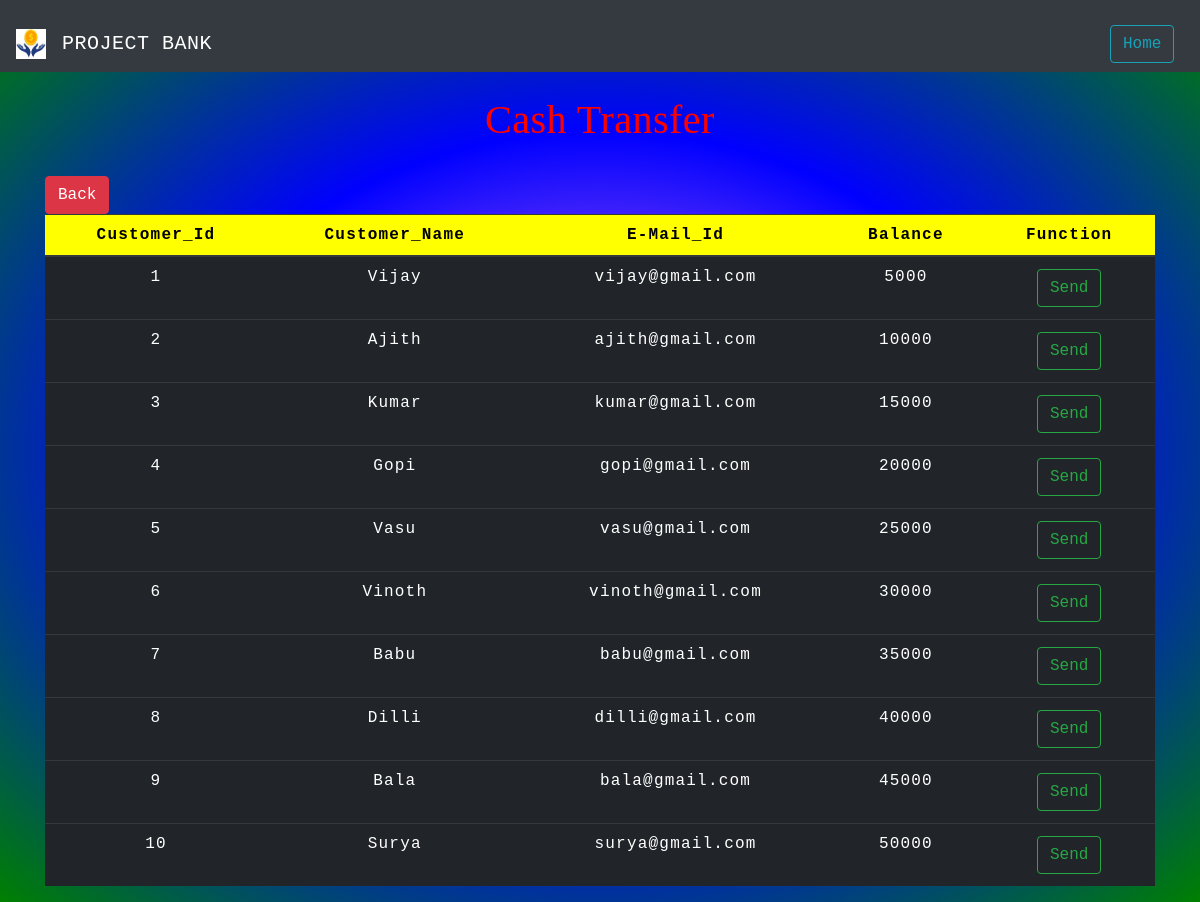
Screenshot of /cashtransfer.php with the database file from the repository.
### tables this page shows
CREATE TABLE `users` (
  `id` int(3) NOT NULL,
  `name` text NOT NULL,
  `email` varchar(30) NOT NULL,
  `balance` int(8) NOT NULL
);

### cashtransfer.php (the view, shortened to what this page needs)
<!DOCTYPE html>
<html lang="en">
<head>
    <link rel="stylesheet" href="https://maxcdn.bootstrapcdn.com/bootstrap/4.0.0/css/bootstrap.min.css">
    <link rel="stylesheet" type="text/css" href="css/record.css">
    <link rel="stylesheet" type="text/css" href="css/navigationbar.css">
</head>
<body>
<?php
    include 'configuration.php';
    $sql = "SELECT * FROM users";
    $result = mysqli_query($conn,$sql);
?>
<?php
  include 'navigationbar.php';
?>
<div class="container">
       <h2 class="text-center pt-4">Cash Transfer</h2>
        <br>
            <div class="row">
                <div class="col">
                <button  class="btn btn-danger" >
            <a href="index.php" class="next" style="text-decoration: none;color:white">Back</a></button>
                    <div class="table-responsive-sm">
                    <table class="table table-dark table-hover">
                        <thead style="background-color:yellow; color:black">
                            <tr>
                            <th scope="col" class="text-center py-2">Customer_Id</th>
                            <th scope="col" class="text-center py-2">Customer_Name</th>
                            <th scope="col" class="text-center py-2">E-Mail_Id</th>
                            <th scope="col" class="text-center py-2">Balance</th>
                            <th scope="col" class="text-center py-2">Function</th>
                            </tr>
                        </thead>
                        <tbody>
                <?php
                    while($rows=mysqli_fetch_assoc($result)){
                ?>
                    <tr>
                        <td class="py-2"><?php echo $rows['id'] ?></td>
                        <td class="py-2"><?php echo $rows['name']?></td>
                        <td class="py-2"><?php echo $rows['email']?></td>
                        <td class="py-2"><?php echo $rows['balance']?></td>
                        <td><a href="transfer.php?id= <?php echo $rows['id'] ;?>"> <button type="button" class="btn btn-outline-success">Send</button></a></td>
                    </tr>
                <?php
                    }
                ?>
                        </tbody>
                    </table>
                    </div>
                </div>
            </div>
         </div>
</body>
</html>

### navigationbar.php (shortened to what this page needs)
     <nav class="navbar navbar-expand-md navbar-dark bg-dark">
</nav>
     <nav class="navbar navbar-expand-md navbar-dark bg-dark">
     <a class="navbar-brand" href="index.php">
    <img src="img/logo1.jpg" width="30" height="30" class="d-inline-block align-top" alt="">
  </a>
      <a class="navbar-brand" href="index.php">PROJECT BANK</a>
      <div class="collapse navbar-collapse" id="collapsibleNavbar">
            <ul class="navbar-nav ml-auto">
              <li class="nav-item">
                <a class="btn btn-outline-info" href="index.php">Home</a>&nbsp;
              </li>
          </div>
       </nav>

### css/record.css (style rules this page uses)
* { padding: 0; margin: 0; box-sizing: border-box; font-family: monospace; }
h2 { font-size: 40px; }
table { letter-spacing: 1.2px; }
td { text-align: center; }
button { border:none; background: #d9d9d9; transition: 1s; }

### css/navigationbar.css (style rules this page uses)
.navbar-brand { color: #4C4B4B; letter-spacing: 0.5px; }
h2 { color: #4C4B4B; letter-spacing: 0.5px; font-family: 'Times New Roman'; }

### cashtransfer.php (style rules this page uses)
button { transition: 1.5s; }
h2 { color:red; }
body { background-image: radial-gradient(violet, blue,green); }

### rows the page displays
users: id "1", name "Vijay", email "vijay@gmail.com", balance "5000"
users: id "2", name "Ajith", email "ajith@gmail.com", balance "10000"
users: id "3", name "Kumar", email "kumar@gmail.com", balance "15000"
users: id "4", name "Gopi", email "gopi@gmail.com", balance "20000"
users: id "5", name "Vasu", email "vasu@gmail.com", balance "25000"
users: id "6", name "Vinoth", email "vinoth@gmail.com", balance "30000"
users: id "7", name "Babu", email "babu@gmail.com", balance "35000"
users: id "8", name "Dilli", email "dilli@gmail.com", balance "40000"
users: id "9", name "Bala", email "bala@gmail.com", balance "45000"
users: id "10", name "Surya", email "surya@gmail.com", balance "50000"
